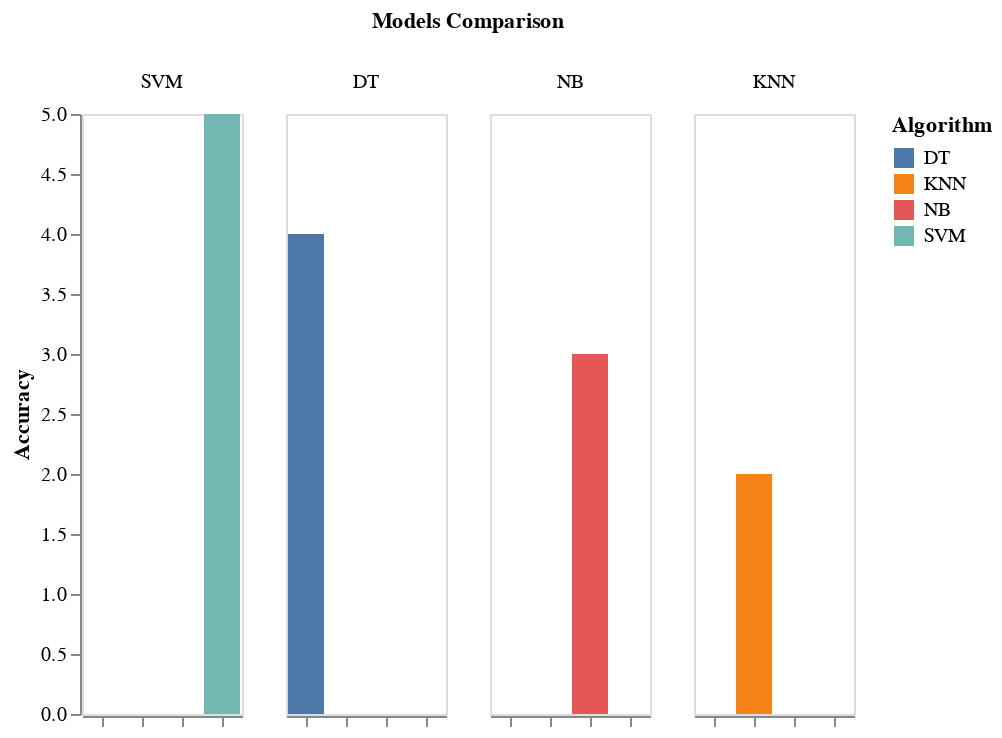

The code cell stored with this chart in its notebook:
### Code cell
import altair as alt
import pandas as pd

dummy = pd.DataFrame({'Models Comparison':['SVM','KNN', 'NB','DT'],'Algorithm':['SVM','KNN','NB','DT'],'Accuracy':[5,2,3,4]})
alt.Chart(dummy).transform_calculate(
    key="datum.Algorithm == 'c'", 
).transform_joinaggregate(
    sort_key="argmax(key)", groupby=['Models Comparison']
).transform_calculate(
    sort_val='datum.sort_key.Accuracy'  
).mark_bar().encode(
    x=alt.X('Algorithm:O', axis=alt.Axis(title=None, labels=False, ticks=True)),
    y=alt.Y('Accuracy:Q', axis=alt.Axis(grid=False)),
    column=alt.Column('Models Comparison:N', sort=alt.SortField("sort_val", order="descending")),
    color='Algorithm',
)

### Figure 1 — Vega-Lite specification as saved in the notebook (floating-point values rounded to 4 significant figures)
{"config": {"view": {"continuousWidth": 400, "continuousHeight": 300}}, "data": {"name": "data-e804a14c7e2e307e5beee0fc7afd1a3f"}, "mark": "bar", "encoding": {"color": {"field": "Algorithm", "type": "nominal"}, "column": {"field": "Models Comparison", "sort": {"field": "sort_val", "order": "descending"}, "type": "nominal"}, "x": {"axis": {"labels": false, "ticks": true, "title": null}, "field": "Algorithm", "type": "ordinal"}, "y": {"axis": {"grid": false}, "field": "Accuracy", "type": "quantitative"}}, "transform": [{"calculate": "datum.Algorithm == 'c'", "as": "key"}, {"joinaggregate": [{"op": "argmax", "field": "key", "as": "sort_key"}], "groupby": ["Models Comparison"]}, {"calculate": "datum.sort_key.Accuracy", "as": "sort_val"}], "$schema": "https://vega.github.io/schema/vega-lite/v4.17.0.json", "datasets": {"data-e804a14c7e2e307e5beee0fc7afd1a3f": [{"Models Comparison": "SVM", "Algorithm": "SVM", "Accuracy": 5}, {"Models Comparison": "KNN", "Algorithm": "KNN", "Accuracy": 2}, {"Models Comparison": "NB", "Algorithm": "NB", "Accuracy": 3}, {"Models Comparison": "DT", "Algorithm": "DT", "Accuracy": 4}]}}
